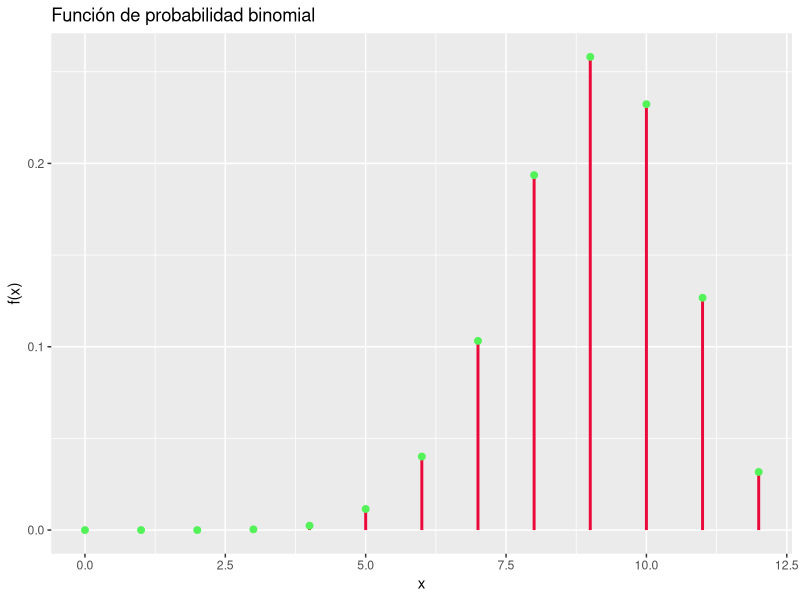
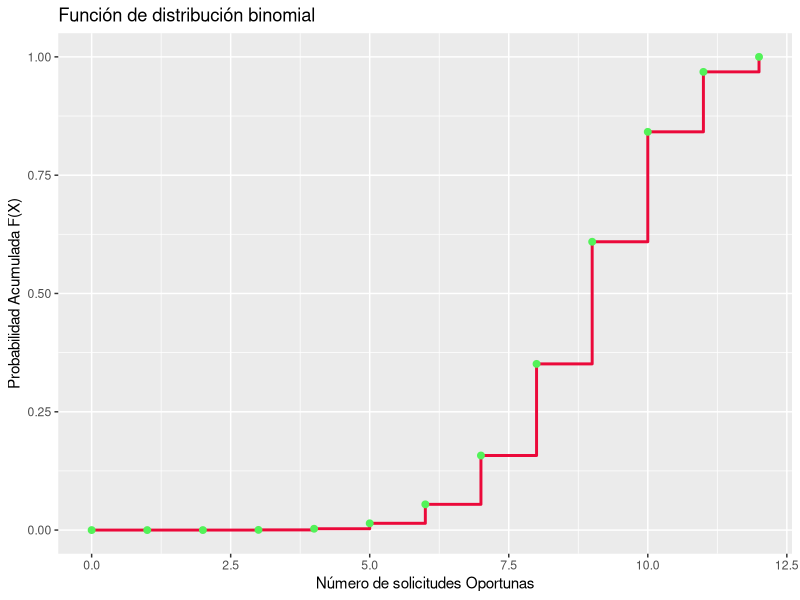
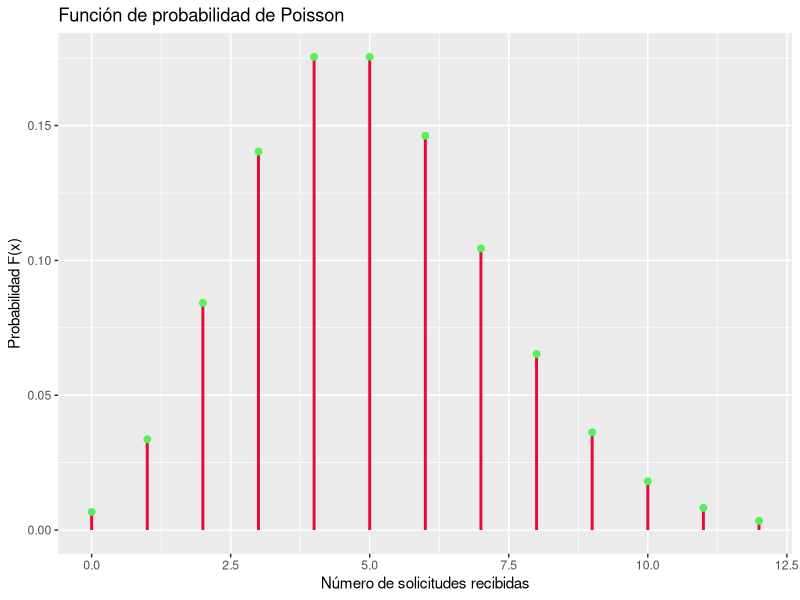
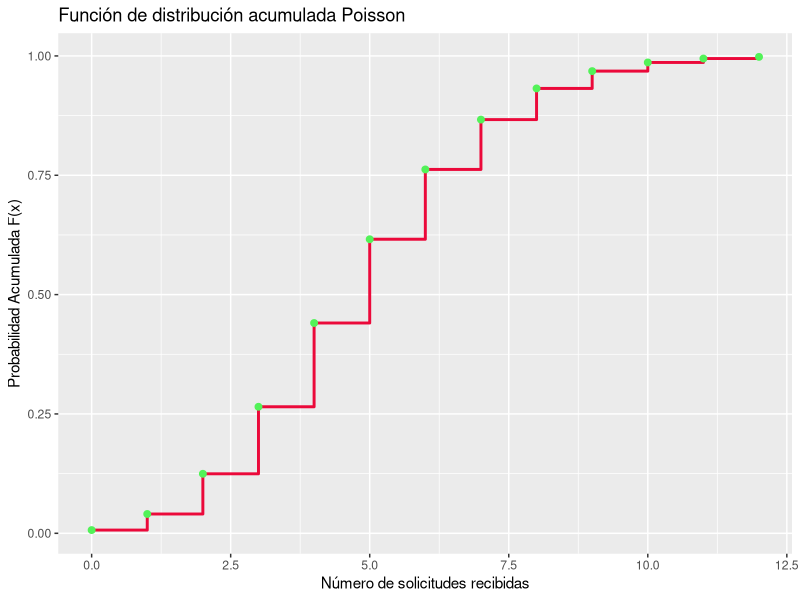
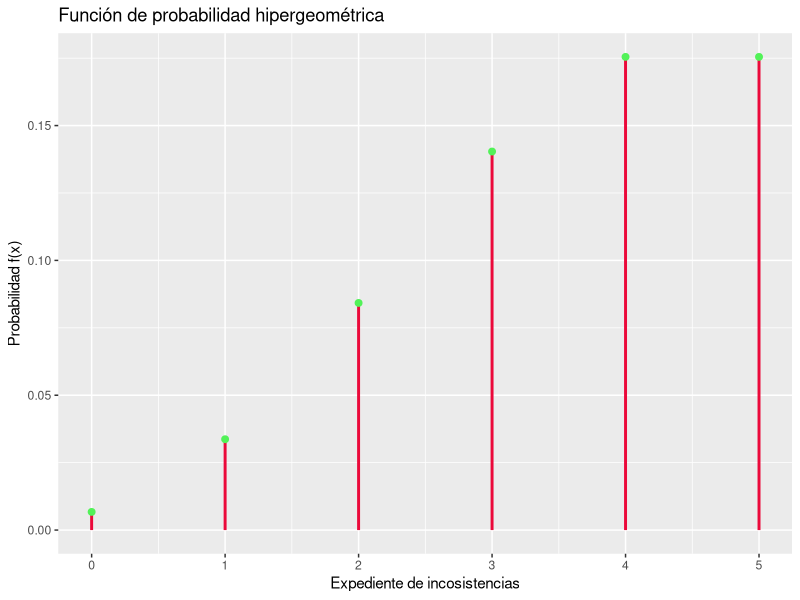
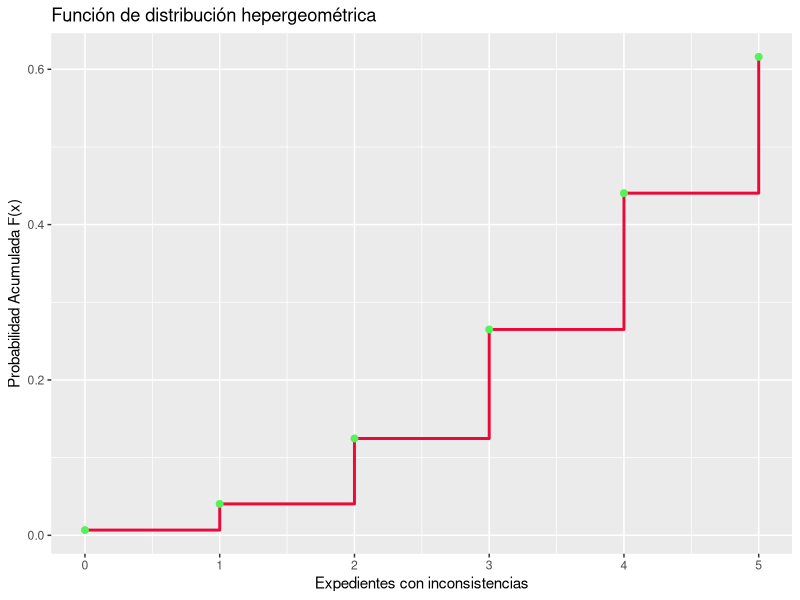

The R source for these figures, in order:
## ---- chunk 1
library(tidyverse)
library(kableExtra)
library(dplyr)
## ---- chunk 2
n <- 12
p <- 0.75
x <- 0:n
fx <- round(dbinom(x, n, p),4)
Fx <- round(cumsum(fx),4)
df = data.frame(x, fx, Fx)
Form.Basic <- c("striped", "bordered", "hover", "condensed", "responsive")
kable(df, align = "c") %>% 
  kable_styling("striped", full_width = F) %>%
  column_spec(1, bold = T) %>%
  row_spec(0:13, bold = T, color = "#0b0f0b", background = "#4af7be")
## ---- chunk 3
df_1 <- data.frame(x = x, fx = fx, xend = x, fxend = 0)

ggplot(df_1, aes(x = x, y = fx)) +
  geom_segment(aes(xend = xend, yend = fxend), color = "#eb093a", size = 1) +
  geom_point(color = "#52f258", size = 2) +
  labs(title = "Función de probabilidad binomial",
       x = "x",
       y = "f(x)")
## ---- chunk 4
df_2 <- data.frame(x = x, Fx = Fx)

ggplot(df_2, aes(x = x, y = Fx)) +
  geom_step(color = "#eb093a", size = 1) +
  geom_point(color = "#52f258", size = 2) +
  labs(title = "Función de distribución binomial",
       x = "Número de solicitudes Oportunas",
       y = "Probabilidad Acumulada F(X)") 
## ---- chunk 5
# Inciso 1: Exactamente 8 solicitudes

n <- 12
p <- 0.75

P1 <- dbinom(9, size = n, prob = p)

P1

# Resultado en porcentaje
P1 * 100
## ---- chunk 6
# Inciso 2: Más de 8 solicitudes

n <- 12
p <- 0.75

P2 <- 1 - pbinom(9, size = n, prob = p)

P2

# Resultado en porcentaje
P2 * 100
## ---- chunk 7
# Inciso 3: Menos de 7 solicitudes

n <- 12
p <- 0.75

P3 <- pbinom(7, size = n, prob = p)

P3

# Resultado en porcentaje
P3 * 100 
## ---- chunk 8
n <- 12 
lambda <- 4
x <- 0:n
fx <- round(dpois(x, lambda = 3), 4)  
Fx <- round(cumsum(fx), 4)
df <- data.frame(x, fx, Fx)
Form.Basic <- c("striped", "bordered", "hover", "condensed", "responsive")
kable(df, align = "c") %>% 
  kable_styling("striped", full_width = F) %>%
  column_spec(1, bold = T) %>%
  row_spec(0:13, bold = T, color = "#0b0f0b", background = "#4af7be")
## ---- chunk 9
x <- 0:n 
lambda <- 5
probabilidad <- dpois(x, lambda)
df_1 <- data.frame(numero_solicitudes = x, probabilidad = probabilidad, 
                   numero_solicitudes_end = x, probabilidad_end = 0)
ggplot(df_1, aes(x = numero_solicitudes, y = probabilidad)) +
  geom_segment(aes(xend = numero_solicitudes_end, yend = probabilidad_end), color = "#eb093a", size = 1) +
  geom_point(color = "#52f258", size = 2) +
  labs(title = "Función de probabilidad de Poisson",
       x = "Número de solicitudes recibidas",
       y = "Probabilidad F(x)")
## ---- chunk 10
x <- 0:n
lambda <- 5
prob_acumulada <- ppois(q = x, lambda = lambda)
df_2 <- data.frame(numero_solicitudes = x, probabilidad_acumulada = prob_acumulada)
ggplot(df_2, aes(x = numero_solicitudes, y = probabilidad_acumulada)) +
  geom_step(color = "#eb093a", size = 1) +
  geom_point(color = "#52f258", size = 2) +
  labs(title = "Función de distribución acumulada Poisson",
       x = "Número de solicitudes recibidas",
       y = "Probabilidad Acumulada F(x)")
## ---- chunk 11
# Inciso 1: Exactamente 3 solicitudes

lambda <- 5

P1 <- dpois(3, lambda = lambda)

P1

# Resultado porcentual
P1 * 100
## ---- chunk 12
# Inciso 2: Más de 5 solicitudes

lambda <- 5

P2 <- 1 - ppois(5, lambda = lambda)

P2

# Resultado porcentual
P2 * 100
## ---- chunk 13
# Inciso 3: Entre 2 y 6 solicitudes inclusive

lambda <- 4

P3 <- ppois(6, lambda = lambda) -
  ppois(1, lambda = lambda)

P3

# Resultado porcentual
P3 * 100
## ---- chunk 14
N <- 20
K <- 4
n <- 5
x <- 0:5
fx <- round(dhyper(x, m = 6, n = 14, k = 5), 4)  
Fx <- round(phyper(x, m = 6, n = 14, k = 5), 4) 
df <- data.frame(x, fx, Fx)
Form.Basic <- c("striped", "bordered", "hover", "condensed", "responsive") 
kable(df, align = "c") %>% 
  kable_styling("striped", full_width = F) %>%
  column_spec(1, bold = T) %>%
  row_spec(0:5, bold = T, color = "#0b0f0b", background = "#4af7be")
## ---- chunk 15
x <- 0:n 
lambda <- 5
probabilidad <- dpois(x, lambda)
df_1 <- data.frame(numero_solicitudes = x, probabilidad = probabilidad, 
                   numero_solicitudes_end = x, probabilidad_end = 0)
ggplot(df_1, aes(x = numero_solicitudes, y = probabilidad)) +
  geom_segment(aes(xend = numero_solicitudes_end, yend = probabilidad_end), color = "#eb093a", size = 1) +
  geom_point(color = "#52f258", size = 2) +
  labs(title = "Función de probabilidad hipergeométrica",
       x = "Expediente de incosistencias",
       y = "Probabilidad f(x)")
## ---- chunk 16
x <- 0:n
lambda <- 5
prob_acumulada <- ppois(q = x, lambda = lambda)
df_2 <- data.frame(numero_solicitudes = x, probabilidad_acumulada = prob_acumulada)
ggplot(df_2, aes(x = numero_solicitudes, y = probabilidad_acumulada)) +
  geom_step(color = "#eb093a", size = 1) +
  geom_point(color = "#52f258", size = 2) +
  labs(title = "Función de distribución hepergeométrica",
       x = "Expedientes con inconsistencias",
       y = "Probabilidad Acumulada F(x)")
## ---- chunk 17
# Inciso 1: Exactamente 2 expedientes

N <- 20
K <- 6
n <- 5

P1 <- dhyper(2, m = K, n = N-K, k = n)

P1

# Resultado porcentual
P1 * 100
## ---- chunk 18
# Inciso 2: Al menos 2 expedientes

N <- 20
K <- 6
n <- 5

P2 <- 1 - phyper(1, m = K, n = N-K, k = n)


P2

# Resultado porcentual
P2 * 100
## ---- chunk 19
# Inciso 3: Menos de 2 expedientes

N <- 20
K <- 6
n <- 5

P3 <- phyper(1, m = K, n = N-K, k = n) 

P3

# Resultado porcentual
P3 * 100
